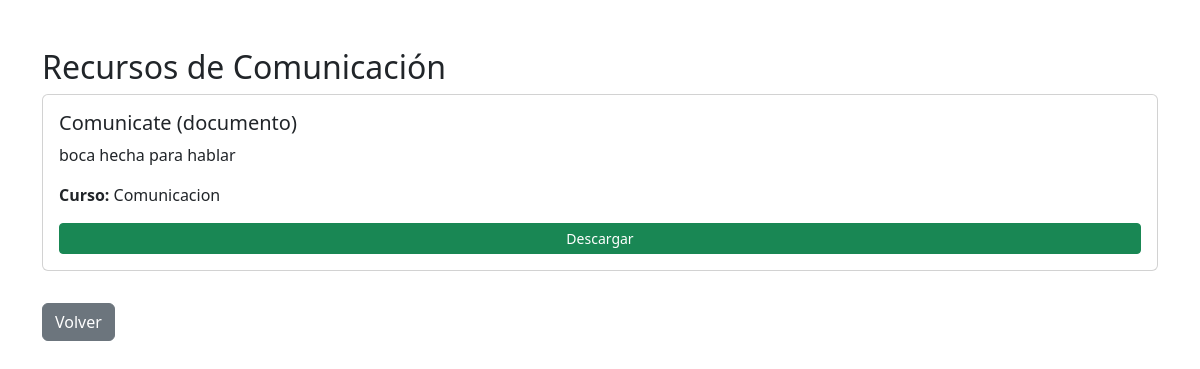
/recursos/recursos_comunicacion.php (signed in), run on the app's committed database.
### tables this page shows
CREATE TABLE `recursos` (
  `id` int(11) NOT NULL,
  `docente_id` int(11) DEFAULT NULL,
  `titulo` varchar(255) DEFAULT NULL,
  `tipo` enum('documento','video','enlace','ejercicio') DEFAULT NULL,
  `archivo` varchar(255) DEFAULT NULL,
  `enlace` text DEFAULT NULL,
  `descripcion` text DEFAULT NULL,
  `curso` varchar(100) DEFAULT NULL,
  `categoria` enum('Matemática','Comunicación','Ciencia') DEFAULT NULL,
  `fecha_subida` datetime DEFAULT current_timestamp()
);

### recursos/recursos_comunicacion.php (the view, shortened to what this page needs)
<?php
require_once '../config.php';
$stmt = $pdo->prepare("SELECT * FROM recursos WHERE categoria = 'Comunicación'");
$stmt->execute();
$recursos = $stmt->fetchAll();
?>
<link href="https://cdn.jsdelivr.net/npm/bootstrap@5.3.0/dist/css/bootstrap.min.css" rel="stylesheet">
<div class="container mt-5">
  <h2>Recursos de Comunicación</h2>
  <?php if ($recursos): ?>
    <?php foreach ($recursos as $recurso): ?>
      <div class="card mb-3 p-3">
        <h5><?= htmlspecialchars($recurso['titulo']) ?> (<?= $recurso['tipo'] ?>)</h5>
        <p><?= htmlspecialchars($recurso['descripcion']) ?></p>
        <p><strong>Curso:</strong> <?= htmlspecialchars($recurso['curso']) ?></p>
        <?php if ($recurso['tipo'] === 'enlace'): ?>
          <a href="<?= $recurso['enlace'] ?>" target="_blank" class="btn btn-primary btn-sm">Ver Enlace</a>
        <?php else: ?>
          <a href="../<?= $recurso['archivo'] ?>" download class="btn btn-success btn-sm">Descargar</a>
        <?php endif; ?>
      </div>
    <?php endforeach; ?>
  <?php else: ?>
    <div class="alert alert-warning">No hay recursos en esta categoría.</div>
  <?php endif; ?>
  <a href="../dashboard/estudiante.php" class="btn btn-secondary mt-3">Volver</a>
</div>

### data on the page
recursos: titulo "Comunicate", tipo "documento", descripcion "boca hecha para hablar", curso "Comunicacion"
